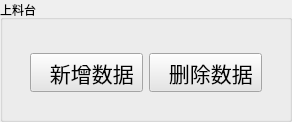
        <widget class="QWidget" name="page_5">
         <layout class="QVBoxLayout" name="verticalLayout_21">
          <property name="leftMargin">
           <number>0</number>
          </property>
          <property name="topMargin">
           <number>0</number>
          </property>
          <property name="rightMargin">
           <number>0</number>
          </property>
          <property name="bottomMargin">
           <number>0</number>
          </property>
          <item>
           <widget class="QGroupBox" name="groupBox_8">
            <property name="title">
             <string>上料台</string>
            </property>
            <layout class="QVBoxLayout" name="verticalLayout_19">
             <item>
              <widget class="QWidget" name="widget_19" native="true">
               <layout class="QVBoxLayout" name="verticalLayout_20" stretch="4,1">
                <item>
                 <widget class="QWidget" name="widget_20" native="true">
                  <widget class="QLabel" name="label_7">
                   <property name="geometry">
                    <rect>
                     <x>60</x>
                     <y>60</y>
                     <width>68</width>
                     <height>15</height>
                    </rect>
                   </property>
                   <property name="text">
                    <string>TextLabel</string>
                   </property>
                  </widget>
                  <widget class="QLineEdit" name="lineEdit_6">
                   <property name="geometry">
                    <rect>
                     <x>190</x>
                     <y>60</y>
                     <width>113</width>
                     <height>21</height>
                    </rect>
                   </property>
                  </widget>
                 </widget>
                </item>
                <item>
                 <widget class="QWidget" name="widget_21" native="true">
                  <layout class="QHBoxLayout" name="horizontalLayout_9">
                   <item>
                    <widget class="QToolButton" name="toolButton_13">
                     <property name="sizePolicy">
                      <sizepolicy hsizetype="Fixed" vsizetype="Fixed">
                       <horstretch>0</horstretch>
                       <verstretch>0</verstretch>
                      </sizepolicy>
                     </property>
                     <property name="font">
                      <font>
                       <family>楷体</family>
                       <pointsize>16</pointsize>
                       <kerning>true</kerning>
                      </font>
                     </property>
                     <property name="contextMenuPolicy">
                      <enum>Qt::DefaultContextMenu</enum>
                     </property>
                     <property name="layoutDirection">
                      <enum>Qt::LeftToRight</enum>
                     </property>
                     <property name="styleSheet">
                      <string notr="true">background-color: rgb(229, 229, 229);</string>
                     </property>
                     <property name="text">
                      <string>  新增数据</string>
                     </property>
                     <property name="icon">
                      <iconset resource="resource.qrc">
                       <normaloff>:/img/add.ico</normaloff>:/img/add.ico</iconset>
                     </property>
                     <property name="iconSize">
                      <size>
                       <width>40</width>
                       <height>40</height>
                      </size>
                     </property>
                     <property name="checkable">
                      <bool>false</bool>
                     </property>
                     <property name="checked">
                      <bool>false</bool>
                     </property>
                     <property name="toolButtonStyle">
                      <enum>Qt::ToolButtonTextBesideIcon</enum>
                     </property>
                    </widget>
                   </item>
                   <item>
                    <widget class="QToolButton" name="toolButton_14">
                     <property name="sizePolicy">
                      <sizepolicy hsizetype="Fixed" vsizetype="Fixed">
                       <horstretch>0</horstretch>
                       <verstretch>0</verstretch>
                      </sizepolicy>
                     </property>
                     <property name="font">
                      <font>
                       <family>楷体</family>
                       <pointsize>16</pointsize>
                      </font>
                     </property>
                     <property name="styleSheet">
                      <string notr="true">background-color: rgb(229, 229, 229);</string>
                     </property>
                     <property name="text">
                      <string>  删除数据</string>
                     </property>
                     <property name="icon">
                      <iconset resource="resource.qrc">
                       <normaloff>:/img/delete.ico</normaloff>:/img/delete.ico</iconset>
                     </property>
                     <property name="iconSize">
                      <size>
                       <width>40</width>
                       <height>40</height>
                      </size>
                     </property>
                     <property name="popupMode">
                      <enum>QToolButton::DelayedPopup</enum>
                     </property>
                     <property name="toolButtonStyle">
                      <enum>Qt::ToolButtonTextBesideIcon</enum>
                     </property>
                    </widget>
                   </item>
                  </layout>
                 </widget>
                </item>
               </layout>
              </widget>
             </item>
            </layout>
           </widget>
          </item>
         </layout>
        </widget>
